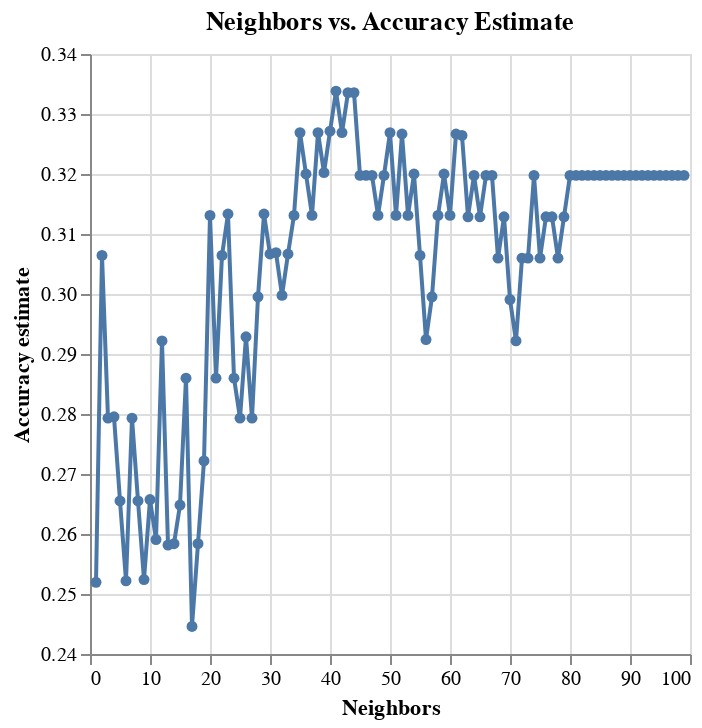

Notebook code cell kept with this figure:
### Markdown cell above
#### Identifying the Best K Value
We created a line plot to visualize the relationship between the number of neighbors (n_neighbors) and the corresponding accuracy estimates (mean_test_score). Similarly to our analysis for Model 1, accuracy peaks at 41, meaning this is the best performing K value. Using the results from the GridSearchCV, the best-performing K value was confirmed to be K = 41, which yielded the highest accuracy based on cross-validation.

### Code cell
# Create a line plot to visualize the accuracy vs. number of neighbors
accuracy_vs_k2 = alt.Chart(accuracies_grid2).mark_line(point=True).encode(
    x=alt.X("n_neighbors").title("Neighbors"),
    y=alt.Y("mean_test_score")
        .scale(zero=False)
        .title("Accuracy estimate")
).properties(
    title="Neighbors vs. Accuracy Estimate"
)

accuracy_vs_k2

### Figure 1 — Vega specification as saved in the notebook (floating-point values rounded to 4 significant figures)
{"$schema": "https://vega.github.io/schema/vega/v5.json", "data": [{"name": "source_0", "values": [{"mean_test_score": 0.252, "n_neighbors": 1}, {"mean_test_score": 0.3064, "n_neighbors": 2}, {"mean_test_score": 0.2793, "n_neighbors": 3}, {"mean_test_score": 0.2795, "n_neighbors": 4}, {"mean_test_score": 0.2655, "n_neighbors": 5}, {"mean_test_score": 0.2522, "n_neighbors": 6}, {"mean_test_score": 0.2793, "n_neighbors": 7}, {"mean_test_score": 0.2655, "n_neighbors": 8}, {"mean_test_score": 0.2524, "n_neighbors": 9}, {"mean_test_score": 0.2657, "n_neighbors": 10}, {"mean_test_score": 0.2591, "n_neighbors": 11}, {"mean_test_score": 0.2922, "n_neighbors": 12}, {"mean_test_score": 0.2582, "n_neighbors": 13}, {"mean_test_score": 0.2584, "n_neighbors": 14}, {"mean_test_score": 0.2648, "n_neighbors": 15}, {"mean_test_score": 0.286, "n_neighbors": 16}, {"mean_test_score": 0.2446, "n_neighbors": 17}, {"mean_test_score": 0.2584, "n_neighbors": 18}, {"mean_test_score": 0.2722, "n_neighbors": 19}, {"mean_test_score": 0.3131, "n_neighbors": 20}, {"mean_test_score": 0.286, "n_neighbors": 21}, {"mean_test_score": 0.3064, "n_neighbors": 22}, {"mean_test_score": 0.3133, "n_neighbors": 23}, {"mean_test_score": 0.286, "n_neighbors": 24}, {"mean_test_score": 0.2793, "n_neighbors": 25}, {"mean_test_score": 0.2929, "n_neighbors": 26}, {"mean_test_score": 0.2793, "n_neighbors": 27}, {"mean_test_score": 0.2995, "n_neighbors": 28}, {"mean_test_score": 0.3133, "n_neighbors": 29}, {"mean_test_score": 0.3067, "n_neighbors": 30}, {"mean_test_score": 0.3069, "n_neighbors": 31}, {"mean_test_score": 0.2998, "n_neighbors": 32}, {"mean_test_score": 0.3067, "n_neighbors": 33}, {"mean_test_score": 0.3131, "n_neighbors": 34}, {"mean_test_score": 0.3269, "n_neighbors": 35}, {"mean_test_score": 0.32, "n_neighbors": 36}, {"mean_test_score": 0.3131, "n_neighbors": 37}, {"mean_test_score": 0.3269, "n_neighbors": 38}, {"mean_test_score": 0.3202, "n_neighbors": 39}, {"mean_test_score": 0.3271, "n_neighbors": 40}, {"mean_test_score": 0.3338, "n_neighbors": 41}, {"mean_test_score": 0.3269, "n_neighbors": 42}, {"mean_test_score": 0.3336, "n_neighbors": 43}, {"mean_test_score": 0.3336, "n_neighbors": 44}, {"mean_test_score": 0.3198, "n_neighbors": 45}, {"mean_test_score": 0.3198, "n_neighbors": 46}, {"mean_test_score": 0.3198, "n_neighbors": 47}, {"mean_test_score": 0.3131, "n_neighbors": 48}, {"mean_test_score": 0.3198, "n_neighbors": 49}, {"mean_test_score": 0.3269, "n_neighbors": 50}, {"mean_test_score": 0.3131, "n_neighbors": 51}, {"mean_test_score": 0.3267, "n_neighbors": 52}, {"mean_test_score": 0.3131, "n_neighbors": 53}, {"mean_test_score": 0.32, "n_neighbors": 54}, {"mean_test_score": 0.3064, "n_neighbors": 55}, {"mean_test_score": 0.2924, "n_neighbors": 56}, {"mean_test_score": 0.2995, "n_neighbors": 57}, {"mean_test_score": 0.3131, "n_neighbors": 58}, {"mean_test_score": 0.32, "n_neighbors": 59}, {"mean_test_score": 0.3131, "n_neighbors": 60}, {"mean_test_score": 0.3267, "n_neighbors": 61}, {"mean_test_score": 0.3264, "n_neighbors": 62}, {"mean_test_score": 0.3129, "n_neighbors": 63}, {"mean_test_score": 0.3198, "n_neighbors": 64}, {"mean_test_score": 0.3129, "n_neighbors": 65}, {"mean_test_score": 0.3198, "n_neighbors": 66}, {"mean_test_score": 0.3198, "n_neighbors": 67}, {"mean_test_score": 0.306, "n_neighbors": 68}, {"mean_test_score": 0.3129, "n_neighbors": 69}, {"mean_test_score": 0.2991, "n_neighbors": 70}, {"mean_test_score": 0.2922, "n_neighbors": 71}, {"mean_test_score": 0.306, "n_neighbors": 72}, {"mean_test_score": 0.306, "n_neighbors": 73}, {"mean_test_score": 0.3198, "n_neighbors": 74}, {"mean_test_score": 0.306, "n_neighbors": 75}, {"mean_test_score": 0.3129, "n_neighbors": 76}, {"mean_test_score": 0.3129, "n_neighbors": 77}, {"mean_test_score": 0.306, "n_neighbors": 78}, {"mean_test_score": 0.3129, "n_neighbors": 79}, {"mean_test_score": 0.3198, "n_neighbors": 80}, {"mean_test_score": 0.3198, "n_neighbors": 81}, {"mean_test_score": 0.3198, "n_neighbors": 82}, {"mean_test_score": 0.3198, "n_neighbors": 83}, {"mean_test_score": 0.3198, "n_neighbors": 84}, {"mean_test_score": 0.3198, "n_neighbors": 85}, {"mean_test_score": 0.3198, "n_neighbors": 86}, {"mean_test_score": 0.3198, "n_neighbors": 87}, {"mean_test_score": 0.3198, "n_neighbors": 88}, {"mean_test_score": 0.3198, "n_neighbors": 89}, {"mean_test_score": 0.3198, "n_neighbors": 90}, {"mean_test_score": 0.3198, "n_neighbors": 91}, {"mean_test_score": 0.3198, "n_neighbors": 92}, {"mean_test_score": 0.3198, "n_neighbors": 93}, {"mean_test_score": 0.3198, "n_neighbors": 94}, {"mean_test_score": 0.3198, "n_neighbors": 95}, {"mean_test_score": 0.3198, "n_neighbors": 96}, {"mean_test_score": 0.3198, "n_neighbors": 97}, {"mean_test_score": 0.3198, "n_neighbors": 98}, {"mean_test_score": 0.3198, "n_neighbors": 99}]}, {"name": "data_0", "values": [{"mean_test_score": 0.252, "n_neighbors": 1}, {"mean_test_score": 0.3064, "n_neighbors": 2}, {"mean_test_score": 0.2793, "n_neighbors": 3}, {"mean_test_score": 0.2795, "n_neighbors": 4}, {"mean_test_score": 0.2655, "n_neighbors": 5}, {"mean_test_score": 0.2522, "n_neighbors": 6}, {"mean_test_score": 0.2793, "n_neighbors": 7}, {"mean_test_score": 0.2655, "n_neighbors": 8}, {"mean_test_score": 0.2524, "n_neighbors": 9}, {"mean_test_score": 0.2657, "n_neighbors": 10}, {"mean_test_score": 0.2591, "n_neighbors": 11}, {"mean_test_score": 0.2922, "n_neighbors": 12}, {"mean_test_score": 0.2582, "n_neighbors": 13}, {"mean_test_score": 0.2584, "n_neighbors": 14}, {"mean_test_score": 0.2648, "n_neighbors": 15}, {"mean_test_score": 0.286, "n_neighbors": 16}, {"mean_test_score": 0.2446, "n_neighbors": 17}, {"mean_test_score": 0.2584, "n_neighbors": 18}, {"mean_test_score": 0.2722, "n_neighbors": 19}, {"mean_test_score": 0.3131, "n_neighbors": 20}, {"mean_test_score": 0.286, "n_neighbors": 21}, {"mean_test_score": 0.3064, "n_neighbors": 22}, {"mean_test_score": 0.3133, "n_neighbors": 23}, {"mean_test_score": 0.286, "n_neighbors": 24}, {"mean_test_score": 0.2793, "n_neighbors": 25}, {"mean_test_score": 0.2929, "n_neighbors": 26}, {"mean_test_score": 0.2793, "n_neighbors": 27}, {"mean_test_score": 0.2995, "n_neighbors": 28}, {"mean_test_score": 0.3133, "n_neighbors": 29}, {"mean_test_score": 0.3067, "n_neighbors": 30}, {"mean_test_score": 0.3069, "n_neighbors": 31}, {"mean_test_score": 0.2998, "n_neighbors": 32}, {"mean_test_score": 0.3067, "n_neighbors": 33}, {"mean_test_score": 0.3131, "n_neighbors": 34}, {"mean_test_score": 0.3269, "n_neighbors": 35}, {"mean_test_score": 0.32, "n_neighbors": 36}, {"mean_test_score": 0.3131, "n_neighbors": 37}, {"mean_test_score": 0.3269, "n_neighbors": 38}, {"mean_test_score": 0.3202, "n_neighbors": 39}, {"mean_test_score": 0.3271, "n_neighbors": 40}, {"mean_test_score": 0.3338, "n_neighbors": 41}, {"mean_test_score": 0.3269, "n_neighbors": 42}, {"mean_test_score": 0.3336, "n_neighbors": 43}, {"mean_test_score": 0.3336, "n_neighbors": 44}, {"mean_test_score": 0.3198, "n_neighbors": 45}, {"mean_test_score": 0.3198, "n_neighbors": 46}, {"mean_test_score": 0.3198, "n_neighbors": 47}, {"mean_test_score": 0.3131, "n_neighbors": 48}, {"mean_test_score": 0.3198, "n_neighbors": 49}, {"mean_test_score": 0.3269, "n_neighbors": 50}, {"mean_test_score": 0.3131, "n_neighbors": 51}, {"mean_test_score": 0.3267, "n_neighbors": 52}, {"mean_test_score": 0.3131, "n_neighbors": 53}, {"mean_test_score": 0.32, "n_neighbors": 54}, {"mean_test_score": 0.3064, "n_neighbors": 55}, {"mean_test_score": 0.2924, "n_neighbors": 56}, {"mean_test_score": 0.2995, "n_neighbors": 57}, {"mean_test_score": 0.3131, "n_neighbors": 58}, {"mean_test_score": 0.32, "n_neighbors": 59}, {"mean_test_score": 0.3131, "n_neighbors": 60}, {"mean_test_score": 0.3267, "n_neighbors": 61}, {"mean_test_score": 0.3264, "n_neighbors": 62}, {"mean_test_score": 0.3129, "n_neighbors": 63}, {"mean_test_score": 0.3198, "n_neighbors": 64}, {"mean_test_score": 0.3129, "n_neighbors": 65}, {"mean_test_score": 0.3198, "n_neighbors": 66}, {"mean_test_score": 0.3198, "n_neighbors": 67}, {"mean_test_score": 0.306, "n_neighbors": 68}, {"mean_test_score": 0.3129, "n_neighbors": 69}, {"mean_test_score": 0.2991, "n_neighbors": 70}, {"mean_test_score": 0.2922, "n_neighbors": 71}, {"mean_test_score": 0.306, "n_neighbors": 72}, {"mean_test_score": 0.306, "n_neighbors": 73}, {"mean_test_score": 0.3198, "n_neighbors": 74}, {"mean_test_score": 0.306, "n_neighbors": 75}, {"mean_test_score": 0.3129, "n_neighbors": 76}, {"mean_test_score": 0.3129, "n_neighbors": 77}, {"mean_test_score": 0.306, "n_neighbors": 78}, {"mean_test_score": 0.3129, "n_neighbors": 79}, {"mean_test_score": 0.3198, "n_neighbors": 80}, {"mean_test_score": 0.3198, "n_neighbors": 81}, {"mean_test_score": 0.3198, "n_neighbors": 82}, {"mean_test_score": 0.3198, "n_neighbors": 83}, {"mean_test_score": 0.3198, "n_neighbors": 84}, {"mean_test_score": 0.3198, "n_neighbors": 85}, {"mean_test_score": 0.3198, "n_neighbors": 86}, {"mean_test_score": 0.3198, "n_neighbors": 87}, {"mean_test_score": 0.3198, "n_neighbors": 88}, {"mean_test_score": 0.3198, "n_neighbors": 89}, {"mean_test_score": 0.3198, "n_neighbors": 90}, {"mean_test_score": 0.3198, "n_neighbors": 91}, {"mean_test_score": 0.3198, "n_neighbors": 92}, {"mean_test_score": 0.3198, "n_neighbors": 93}, {"mean_test_score": 0.3198, "n_neighbors": 94}, {"mean_test_score": 0.3198, "n_neighbors": 95}, {"mean_test_score": 0.3198, "n_neighbors": 96}, {"mean_test_score": 0.3198, "n_neighbors": 97}, {"mean_test_score": 0.3198, "n_neighbors": 98}, {"mean_test_score": 0.3198, "n_neighbors": 99}]}], "marks": [{"type": "line", "name": "layer_0_marks", "from": {"data": "source_0"}, "sort": {"field": "x"}, "encode": {"update": {"defined": {"signal": "isValid(datum[\"n_neighbors\"]) && isFinite(+datum[\"n_neighbors\"]) && isValid(datum[\"mean_test_score\"]) && isFinite(+datum[\"mean_test_score\"])"}, "y": {"field": "mean_test_score", "scale": "y"}, "stroke": {"value": "#4c78a8"}, "x": {"field": "n_neighbors", "scale": "x"}}}, "style": ["line"]}, {"type": "symbol", "name": "layer_1_marks", "from": {"data": "data_0"}, "encode": {"update": {"y": {"field": "mean_test_score", "scale": "y"}, "opacity": {"value": 1}, "fill": {"value": "#4c78a8"}, "x": {"field": "n_neighbors", "scale": "x"}}}, "style": ["point"]}], "scales": [{"name": "x", "type": "linear", "domain": {"fields": [{"data": "source_0", "field": "n_neighbors"}, {"data": "data_0", "field": "n_neighbors"}]}, "range": [0, {"signal": "width"}], "zero": false, "nice": true}, {"name": "y", "type": "linear", "domain": {"fields": [{"data": "source_0", "field": "mean_test_score"}, {"data": "data_0", "field": "mean_test_score"}]}, "range": [{"signal": "height"}, 0], "zero": false, "nice": true}], "axes": [{"scale": "x", "orient": "bottom", "gridScale": "y", "grid": true, "labels": false, "domain": false, "ticks": false, "zindex": 0, "tickCount": {"signal": "ceil(width/40)"}, "aria": false, "maxExtent": 0, "minExtent": 0}, {"scale": "y", "tickCount": {"signal": "ceil(height/40)"}, "minExtent": 0, "orient": "left", "zindex": 0, "labels": false, "domain": false, "grid": true, "ticks": false, "gridScale": "x", "maxExtent": 0, "aria": false}, {"scale": "x", "zindex": 0, "title": "Neighbors", "labelFlush": true, "grid": false, "orient": "bottom", "tickCount": {"signal": "ceil(width/40)"}, "labelOverlap": true}, {"scale": "y", "labelOverlap": true, "title": "Accuracy estimate", "grid": false, "orient": "left", "tickCount": {"signal": "ceil(height/40)"}, "zindex": 0}], "title": {"text": "Neighbors vs. Accuracy Estimate", "frame": "group"}, "background": "white", "height": 300, "style": "cell", "width": 300, "padding": 5}
